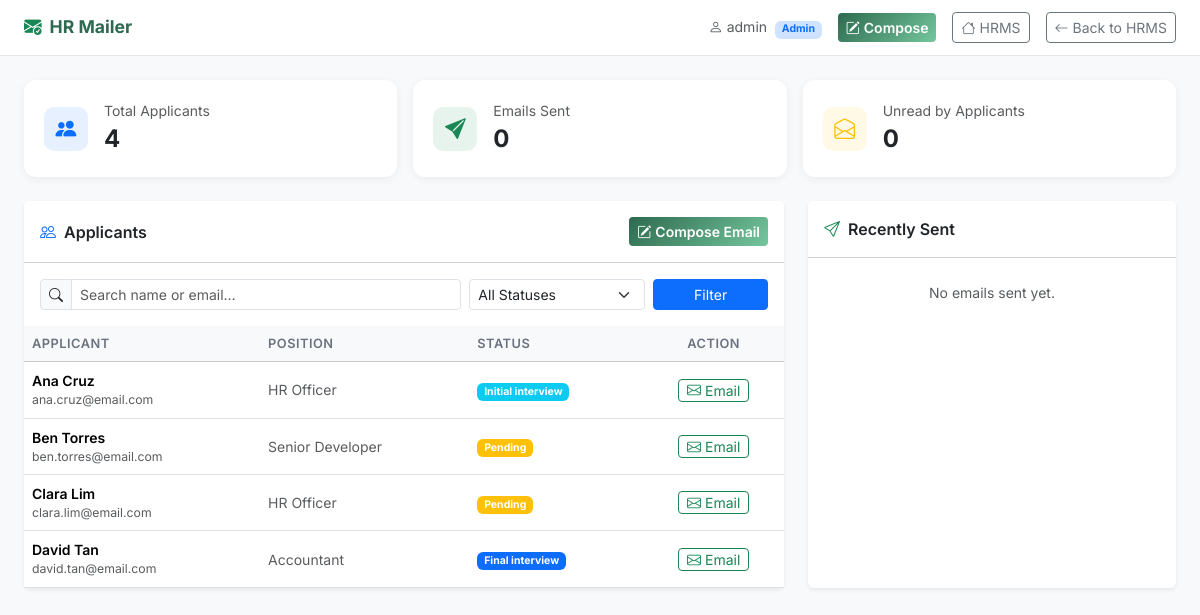
The page /mailer/dashboard.php (signed in) on the database its author committed.
### tables this page shows
CREATE TABLE `applicants` (
  `id` int(11) NOT NULL AUTO_INCREMENT,
  `job_id` int(11) DEFAULT NULL,
  `applicant_code` varchar(20) DEFAULT NULL,
  `firstname` varchar(100) NOT NULL,
  `lastname` varchar(100) NOT NULL,
  `middlename` varchar(100) DEFAULT NULL,
  `email` varchar(150) NOT NULL,
  `phone` varchar(20) DEFAULT NULL,
  `address` text DEFAULT NULL,
  `gender` enum('Male','Female','Other') DEFAULT NULL,
  `birthdate` date DEFAULT NULL,
  `highest_education` varchar(100) DEFAULT NULL,
  `school` varchar(150) DEFAULT NULL,
  `course` varchar(150) DEFAULT NULL,
  `years_experience` int(11) DEFAULT 0,
  `resume` varchar(255) DEFAULT NULL,
  `cover_letter` text DEFAULT NULL,
  `skills` text DEFAULT NULL,
  `status` enum('pending','initial_interview','final_interview','passed','failed','hired','withdrawn') DEFAULT 'pending',
  `applied_at` timestamp NOT NULL DEFAULT current_timestamp(),
  `created_at` timestamp NOT NULL DEFAULT current_timestamp() COMMENT 'Alias kept for module compatibility',
  `updated_at` timestamp NOT NULL DEFAULT current_timestamp() ON UPDATE current_timestamp(),
  PRIMARY KEY (`id`),
  KEY `job_id` (`job_id`),
  CONSTRAINT `fk_app_job` FOREIGN KEY (`job_id`) REFERENCES `job_postings` (`id`) ON DELETE SET NULL
);

CREATE TABLE `job_postings` (
  `id` int(11) NOT NULL AUTO_INCREMENT,
  `title` varchar(150) NOT NULL,
  `department_id` int(11) DEFAULT NULL,
  `position_id` int(11) DEFAULT NULL,
  `description` text DEFAULT NULL,
  `requirements` text DEFAULT NULL,
  `qualifications` text DEFAULT NULL,
  `salary_min` decimal(12,2) DEFAULT NULL,
  `salary_max` decimal(12,2) DEFAULT NULL,
  `slots` int(11) DEFAULT 1,
  `job_type` enum('Full-Time','Part-Time','Contract','Internship') DEFAULT 'Full-Time',
  `status` enum('draft','open','closed','filled') DEFAULT 'draft',
  `posted_by` int(11) DEFAULT NULL,
  `deadline` date DEFAULT NULL,
  `created_at` timestamp NOT NULL DEFAULT current_timestamp(),
  `updated_at` timestamp NOT NULL DEFAULT current_timestamp() ON UPDATE current_timestamp(),
  PRIMARY KEY (`id`),
  KEY `department_id` (`department_id`),
  CONSTRAINT `fk_job_dept` FOREIGN KEY (`department_id`) REFERENCES `departments` (`id`) ON DELETE SET NULL
);

### mailer/config.php (called while the page is built, shortened)
<?php
function currentMailer(): array {
    return [
        'id'       => 'U' . ($_SESSION['user_id'] ?? ''),
        'username' => $_SESSION['username']  ?? '',
        'fullname' => $_SESSION['full_name'] ?? '',
        'email'    => '',
        'source'   => 'users',
        'role'     => $_SESSION['role'] ?? 'hr',
    ];
}

### mailer/dashboard.php (the view, shortened to what this page needs)
<?php
require_once __DIR__ . '/../includes/functions.php';
require_once __DIR__ . '/config.php';
$db     = getDB();
$mailer = currentMailer();
$totalApplicants = $db->query("SELECT COUNT(*) FROM applicants")->fetchColumn();
$totalEmailsSent = 0;
try {
    $totalEmailsSent = $db->query("SELECT COUNT(*) FROM hr_emails")->fetchColumn();
} catch (Exception $e) {}
$unreadByApplicant = 0;
try {
    $unreadByApplicant = $db->query("SELECT COUNT(*) FROM hr_emails WHERE is_read = 0")->fetchColumn();
} catch (Exception $e) {}
$recentEmails = [];
try {
    $recentEmails = $db->query(
        "SELECT e.*, a.firstname, a.lastname, a.email as applicant_email
         FROM hr_emails e
         LEFT JOIN applicants a ON e.applicant_id = a.id
         ORDER BY e.sent_at DESC LIMIT 10"
    )->fetchAll();
} catch (Exception $e) {}
$search = trim($_GET['q'] ?? '');
$params = [];
$where  = [];
$whereSQL = $where ? 'WHERE ' . implode(' AND ', $where) : '';
$applicants = $db->prepare(
    "SELECT a.*, j.title as job_title
     FROM applicants a
     LEFT JOIN job_postings j ON a.job_id = j.id
     $whereSQL
     ORDER BY a.applied_at DESC LIMIT 100"
);
$applicants->execute($params);
$applicants = $applicants->fetchAll();
?>
<!DOCTYPE html>
<html lang="en">
<head>
    <link rel="stylesheet" href="https://cdn.jsdelivr.net/npm/bootstrap@5.3.2/dist/css/bootstrap.min.css">
    <link rel="stylesheet" href="https://cdn.jsdelivr.net/npm/bootstrap-icons@1.11.3/font/bootstrap-icons.min.css">
</head>
<body>
<div class="topbar">
    <div class="topbar-brand">
        <i class="bi bi-envelope-check-fill text-success"></i>
        HR Mailer
    </div>
    <div class="d-flex align-items-center gap-3">
        <span class="text-muted small">
            <i class="bi bi-person me-1"></i><?= htmlspecialchars($mailer['fullname'] ?: $mailer['username']) ?>
            <span class="badge bg-primary-subtle text-primary ms-1 small"><?= ucfirst($mailer['role']) ?></span>
        </span>
        <a href="<?= SITE_URL ?>mailer/compose.php" class="btn btn-compose btn-sm">
            <i class="bi bi-pencil-square me-1"></i>Compose
        </a>
        <a href="<?= SITE_URL ?>index.php" class="btn btn-outline-secondary btn-sm">
            <i class="bi bi-house me-1"></i>HRMS
        </a>
        <a href="<?= SITE_URL ?>dashboard.php" class="btn btn-outline-secondary btn-sm">
            <i class="bi bi-arrow-left me-1"></i>Back to HRMS
        </a>
    </div>
</div>
<div class="container-fluid py-4 px-4">
    <div class="row g-3 mb-4">
        <div class="col-md-4">
            <div class="stat-card d-flex align-items-center gap-3">
                <div class="stat-icon bg-primary bg-opacity-10 text-primary"><i class="bi bi-people-fill"></i></div>
                <div>
                    <div class="text-muted small">Total Applicants</div>
                    <div class="fw-bold fs-4"><?= $totalApplicants ?></div>
                </div>
            </div>
        </div>
        <div class="col-md-4">
            <div class="stat-card d-flex align-items-center gap-3">
                <div class="stat-icon bg-success bg-opacity-10 text-success"><i class="bi bi-send-fill"></i></div>
                <div>
                    <div class="text-muted small">Emails Sent</div>
                    <div class="fw-bold fs-4"><?= $totalEmailsSent ?></div>
                </div>
            </div>
        </div>
        <div class="col-md-4">
            <div class="stat-card d-flex align-items-center gap-3">
                <div class="stat-icon bg-warning bg-opacity-10 text-warning"><i class="bi bi-envelope-open"></i></div>
                <div>
                    <div class="text-muted small">Unread by Applicants</div>
                    <div class="fw-bold fs-4"><?= $unreadByApplicant ?></div>
                </div>
            </div>
        </div>
    </div>
    <div class="row g-4">
        <div class="col-lg-8">
            <div class="card border-0 shadow-sm">
                <div class="card-header bg-white d-flex justify-content-between align-items-center py-3">
                    <span class="fw-semibold"><i class="bi bi-people me-2 text-primary"></i>Applicants</span>
                    <a href="<?= SITE_URL ?>mailer/compose.php" class="btn btn-compose btn-sm">
                        <i class="bi bi-pencil-square me-1"></i>Compose Email
                    </a>
                </div>
                <div class="card-body pb-0">
                    <form method="GET" class="row g-2 mb-3">
                        <div class="col-md-7">
                            <div class="input-group input-group-sm">
                                <span class="input-group-text"><i class="bi bi-search"></i></span>
                                <input type="text" name="q" class="form-control"
                                       placeholder="Search name or email…"
                                       value="<?= htmlspecialchars($search) ?>">
                            </div>
                        </div>
                        <div class="col-md-3">
                            <select name="status" class="form-select form-select-sm">
                                <option value="">All Statuses</option>
                            </select>
                        </div>
                        <div class="col-md-2">
                            <button type="submit" class="btn btn-primary btn-sm w-100">Filter</button>
                        </div>
                    </form>
                </div>
                <div class="table-responsive">
                <table class="table table-hover align-middle mb-0">
                    <thead class="table-light">
                        <tr>
                            <th>Applicant</th>
                            <th>Position</th>
                            <th>Status</th>
                            <th class="text-center">Action</th>
                        </tr>
                    </thead>
                    <tbody>
                    <?php foreach ($applicants as $app): ?>
                    <tr>
                        <td>
                            <div class="fw-semibold"><?= htmlspecialchars($app['firstname'] . ' ' . $app['lastname']) ?></div>
                            <div class="text-muted small"><?= htmlspecialchars($app['email']) ?></div>
                        </td>
                        <td class="text-muted small"><?= htmlspecialchars($app['job_title'] ?? 'General') ?></td>
                        <td><?= statusBadge($app['status']) ?></td>
                        <td class="text-center">
                            <a href="<?= SITE_URL ?>mailer/compose.php?applicant_id=<?= $app['id'] ?>"
                               class="btn btn-sm btn-outline-success py-0 px-2">
                                <i class="bi bi-envelope me-1"></i>Email
                            </a>
                        </td>
                    </tr>
                    <?php endforeach; ?>
                    </tbody>
                </table>
                </div>
            </div>
        </div>
        <div class="col-lg-4">
            <div class="card border-0 shadow-sm h-100">
                <div class="card-header bg-white py-3 fw-semibold">
                    <i class="bi bi-send me-2 text-success"></i>Recently Sent
                </div>
                <div class="card-body p-0">
                    <?php if (empty($recentEmails)): ?>
                    <div class="text-center text-muted py-4 small">No emails sent yet.</div>
                    <?php endif; ?>
                </div>
            </div>
        </div>
    </div>
</div>
</body>
</html>

### includes/functions.php (shortened to what this page needs)
<?php
function statusBadge(string $status): string {
    $map = [
        'active'=>'success','Regular'=>'success','inactive'=>'secondary',
        'resigned'=>'secondary','Resigned'=>'secondary',
        'terminated'=>'danger','Terminated'=>'danger',
        'Probationary'=>'warning','Contractual'=>'info',
        'pending'=>'warning','admin_approved'=>'info','approved'=>'success',
        'rejected'=>'danger','cancelled'=>'secondary','withdrawn'=>'secondary',
        'processed'=>'primary','released'=>'success','draft'=>'secondary',
        'initial_interview'=>'info','final_interview'=>'primary',
        'passed'=>'success','failed'=>'danger','hired'=>'success',
        'scheduled'=>'info','completed'=>'success',
        'no_show'=>'danger','rescheduled'=>'warning',
        'ongoing'=>'success','ended'=>'secondary',
        'terminated_early'=>'danger','probationary'=>'warning','regular'=>'success',
        'admin'=>'danger','hr'=>'primary','employee'=>'secondary','inventory_staff'=>'info',
        'open'=>'success','closed'=>'secondary','paused'=>'warning',
        'present'=>'success','absent'=>'danger','late'=>'warning',
        'half_day'=>'info','on_leave'=>'primary',
        'Awaiting Admin'=>'warning','Awaiting HR'=>'info',
    ];
    $color = $map[$status] ?? 'secondary';
    return '<span class="badge bg-' . $color . '">' . htmlspecialchars(ucfirst(str_replace('_', ' ', $status))) . '</span>';
}

### mailer/dashboard.php (style rules this page uses)
* { font-family: 'Inter', sans-serif; }
body { background: #f8f9fa; }
.topbar { background: #fff; border-bottom: 1px solid #e5e7eb; padding: .75rem 1.5rem; display:flex; align-items:center; justify-content:space-between; position:sticky; top:0; z-index:100; }
.topbar-brand { font-weight:700; color:#2d6a4f; font-size:1.1rem; display:flex; align-items:center; gap:.5rem; }
.stat-card { background:#fff; border-radius:12px; padding:1.25rem; border:none; box-shadow:0 2px 8px rgba(0,0,0,.06); }
.stat-icon { width:44px; height:44px; border-radius:10px; display:flex; align-items:center; justify-content:center; font-size:1.3rem; }
.table th { font-size:.8rem; text-transform:uppercase; letter-spacing:.5px; color:#6b7280; font-weight:600; }
.table td { font-size:.875rem; vertical-align:middle; }
.btn-compose { background:linear-gradient(135deg,#2d6a4f,#74c69d); border:none; color:#fff; font-weight:600; }

### rows shown on the page
applicants: firstname+lastname "Ana Cruz", email "ana.cruz@email.com", job.title "HR Officer", status "Initial interview"
applicants: firstname+lastname "Ben Torres", email "ben.torres@email.com", job.title "Senior Developer", status "Pending"
applicants: firstname+lastname "Clara Lim", email "clara.lim@email.com", job.title "HR Officer", status "Pending"
applicants: firstname+lastname "David Tan", email "david.tan@email.com", job.title "Accountant", status "Final interview"

### other values the page prints
$mailer['fullname'] ?: $mailer['username'] "admin"
$mailer['role'] "Admin"
$totalApplicants "4"
$totalEmailsSent "0"
$unreadByApplicant "0"
